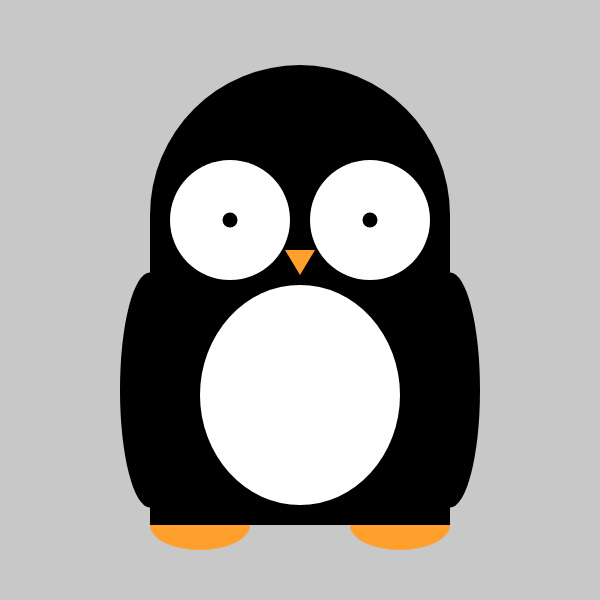
Frame 1 (no input)
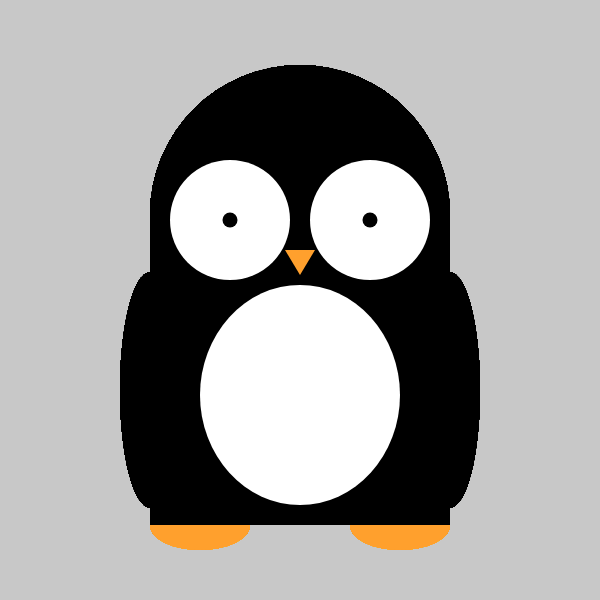
Frame 60 (no input)
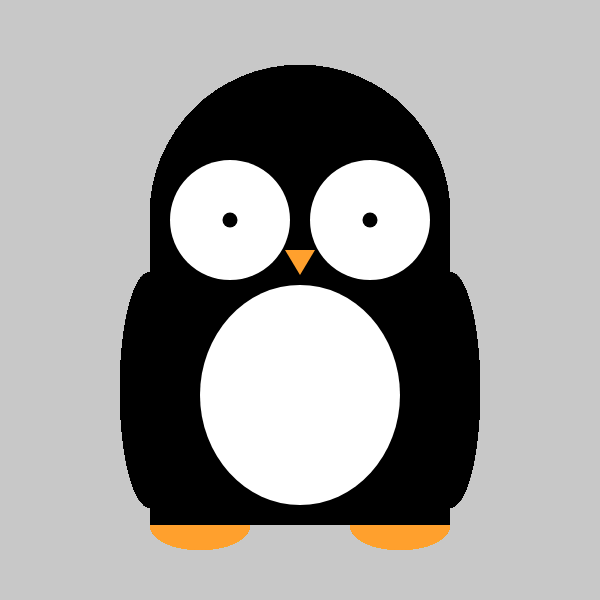
Frame 120 (the mouse pressed at the canvas centre since frame 60)

The p5.js sketch that drew these frames (run headless with seeded random() and noise() and a simulated clock; from frame 60 on, the mouse is pressed at the canvas centre):

// p5.js sketch
// ── sketch.js
function setup() {   
	createCanvas(600, 600);   
	background(200);   
	rectMode(CENTER); 
} 
function draw() {
	//两条腿 	
	noStroke(); 	
	fill(255, 160, 45); 	
	ellipse(200, 525, 100, 50); 	
	ellipse(400, 525, 100, 50); 	 	
	//身子 	
	fill(0); 	
	ellipse(150, 390, 60, 235); 	
	ellipse(450, 390, 60, 235); 	
	rect(300, 400, 300, 250); 	
	stroke(0);   	
	strokeWeight(300);  	
	line(300, 215, 300, 330); 	 	
	//眼睛和肚皮 	
	fill(255); 	
	noStroke(); 	
	ellipse(230, 220, 120, 120); 	
	ellipse(370, 220, 120, 120); 	
	ellipse(300, 395, 200, 220);  	
	//眼球 	
	fill(0); 	
	ellipse(230, 220, 15, 15); 	
	ellipse(370, 220, 15, 15);  	
	//嘴巴 	
	noStroke(); 	
	fill(255,160,45); 	
	triangle(285, 250, 315, 250, 300, 275); 
}
